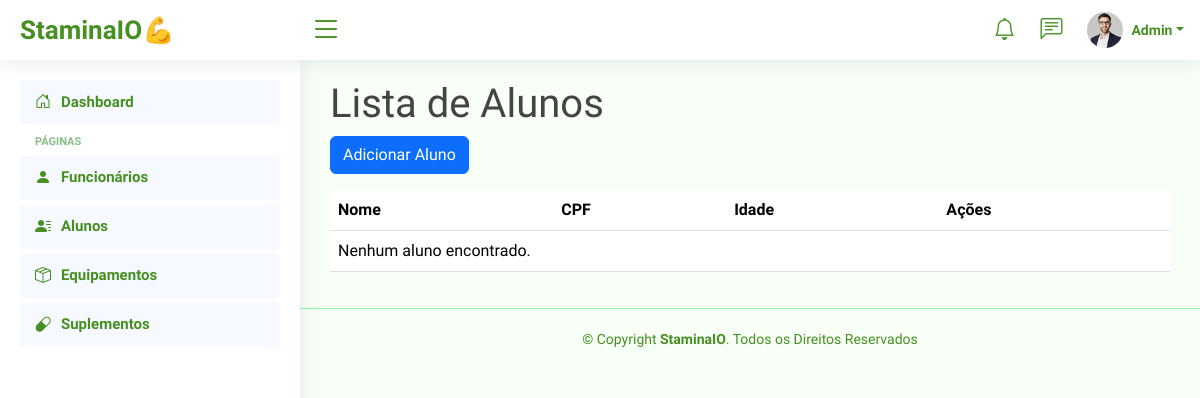
Page /dashboard/alunos/ on the earlier database version.
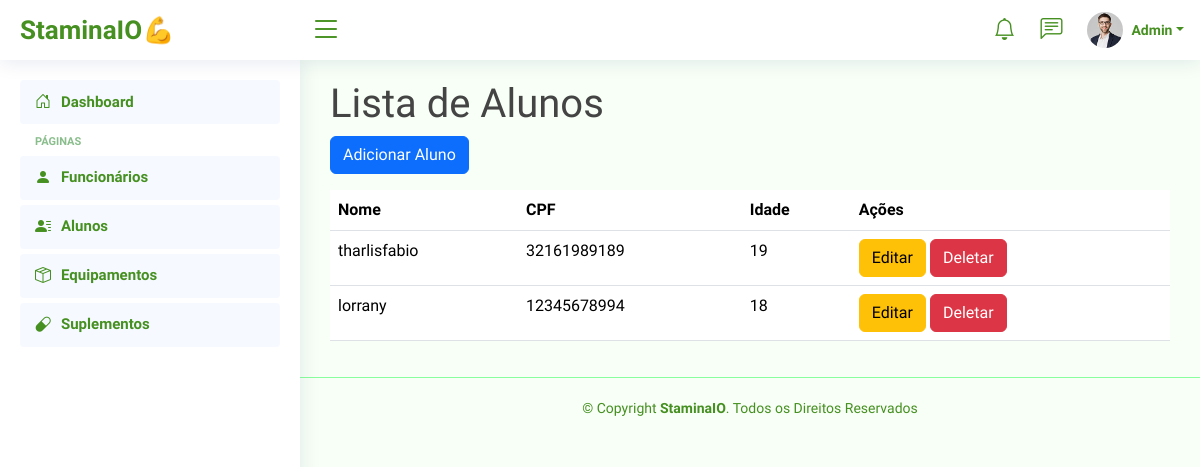
Same page on the later database version.
### pessoa/models.py (models this page shows, shortened)
class Pessoa(models.Model):
    nome = models.CharField(max_length=100)
    cpf = models.CharField(max_length=11, unique=True)
    idade = models.IntegerField()
    class Meta:
        abstract = True

class Aluno(Pessoa):
    peso = models.FloatField()
    endereco = models.CharField(max_length=255)
    status = models.BooleanField(default=True)
    telefone = models.CharField(max_length=15)
    altura = models.FloatField()
    plano = models.CharField(max_length=50)

### pessoa/views.py (the view)
# urls.py: path('alunos/', listar_alunos, name='lista_alunos'),
def listar_alunos(request):
    alunos = Aluno.objects.all()
    return render(request, 'pessoa/listar_alunos.html', {'alunos': alunos})

### templates/pessoa/listar_alunos.html (shortened to what this page needs)
{% extends '_base.html' %}
{% block content %}
    <h1>Lista de Alunos</h1>
    <a href="{% url 'pessoa:adicionar_aluno' %}" class="btn btn-primary">Adicionar Aluno</a>
    <table class="table aluno-table mt-3">
        <thead>
            <tr>
                <th>Nome</th>
                <th>CPF</th>
                <th>Idade</th>
                <th>Ações</th>
            </tr>
        </thead>
        <tbody>
            {% for aluno in alunos %}
            <tr>
                <td>{{ aluno.nome }}</td>
                <td>{{ aluno.cpf }}</td>
                <td>{{ aluno.idade }}</td>
                <td>
                    <a href="{% url 'pessoa:editar_aluno' aluno.pk %}" class="btn btn-warning">Editar</a>
                    <a href="{% url 'pessoa:deletar_aluno' aluno.pk %}" class="btn btn-danger">Deletar</a>
                </td>
            </tr>
            {% empty %}
            <tr>
                <td colspan="4">Nenhum aluno encontrado.</td>
            </tr>
            {% endfor %}
        </tbody>
    </table>
{% endblock %}

### templates/_base.html (shortened to what this page needs)
{% load static %}
<!DOCTYPE html>
<html lang="pt-br">
<head>
  <link rel="stylesheet" href="https://cdnjs.cloudflare.com/ajax/libs/font-awesome/6.0.0-beta3/css/all.min.css">
  <link href="https://cdn.jsdelivr.net/npm/bootstrap-icons@1.10.0/font/bootstrap-icons.css" rel="stylesheet">
  <link href="{% static 'vendor/bootstrap/css/bootstrap.min.css' %}" rel="stylesheet">
  <link href="{% static 'vendor/bootstrap-icons/bootstrap-icons.css' %}" rel="stylesheet">
  <link href="{% static 'vendor/boxicons/css/boxicons.min.css' %}" rel="stylesheet">
  <link href="{% static 'vendor/quill/quill.snow.css' %}" rel="stylesheet">
  <link href="{% static 'vendor/quill/quill.bubble.css' %}" rel="stylesheet">
  <link href="{% static 'vendor/remixicon/remixicon.css' %}" rel="stylesheet">
  <link href="{% static 'vendor/simple-datatables/style.css' %}" rel="stylesheet">
  <link href="{% static 'css/style.css' %}" rel="stylesheet">
  <link href="{% static 'css/custom.css' %}" rel="stylesheet">
</head>
<body>
    <header id="header" class="header fixed-top d-flex align-items-center">
      <div class="d-flex align-items-center justify-content-between">
        <a href="index.html" class="logo d-flex align-items-center">
            <span class="d-none d-lg-block">StaminaIO💪</span>
        </a>
        <i class="bi bi-list toggle-sidebar-btn"></i>
    </div>
      <nav class="header-nav ms-auto">
        <ul class="d-flex align-items-center">
          <li class="nav-item dropdown">
            <a class="nav-link nav-icon" href="#" data-bs-toggle="dropdown">
              <i class="bi bi-bell"></i>
            </a>
          </li>
          <li class="nav-item dropdown">
            <a class="nav-link nav-icon" href="#" data-bs-toggle="dropdown">
              <i class="bi bi-chat-left-text"></i>
            </a>
          </li>
          <li class="nav-item dropdown pe-3">
            <a class="nav-link nav-profile d-flex align-items-center pe-0" href="#" data-bs-toggle="dropdown">
              <img src="{% static 'img/profile-img.jpg' %}" alt="Profile" class="rounded-circle">
              <span class="d-none d-md-block dropdown-toggle ps-2">Admin</span>
            </a>
          </li>
        </ul>
      </nav>
    </header>
    {% include "_sidebar.html" %}
    <main id="main" class="main">
      {% block content %}
      {% endblock %}
    </main>
    <footer id="footer" class="footer">
      <div class="copyright">
        &copy; Copyright <strong><span>StaminaIO</span></strong>. Todos os Direitos Reservados
      </div>
    </footer>
  </body>
  </html>

### templates/_sidebar.html
{% load static %}
<aside id="sidebar" class="sidebar">
  <ul class="sidebar-nav" id="sidebar-nav">
    <li class="nav-item">
      <a class="nav-link {% if request.resolver_match.url_name == 'index' %}active{% endif %}" href="{% url 'index' %}">
        <i class="bi bi-house-door"></i>
        <span>Dashboard</span>
      </a>
    </li>
    <li class="nav-heading">Páginas</li>
    <li class="nav-item">
      <a class="nav-link {% if request.resolver_match.url_name == 'pessoa:listar_funcionarios' %}active{% endif %}" href="{% url 'pessoa:listar_funcionarios' %}">
        <i class="bi bi-person-fill"></i>
        <span>Funcionários</span>
      </a>
    </li>
    <li class="nav-item">
      <a class="nav-link {% if request.resolver_match.url_name == 'pessoa:listar_alunos' %}active{% endif %}" href="{% url 'pessoa:listar_alunos' %}">
        <i class="bi bi-person-lines-fill"></i>
        <span>Alunos</span>
      </a>
    </li>
    <li class="nav-item">
      <a class="nav-link {% if request.resolver_match.url_name == 'equipamento:listar_equipamentos' %}active{% endif %}" href="{% url 'equipamento:listar_equipamentos' %}">
        <i class="bi bi-box-seam"></i>
        <span>Equipamentos</span>
      </a>
    </li>
    <li class="nav-item">
      <a class="nav-link" href="">
        <i class="bi bi-capsule"></i>
        <span>Suplementos</span>
      </a>
    </li>
  </ul>
</aside>

### static/css/style.css (style rules this page uses)
:root { scroll-behavior: smooth; }
body { font-family: "Chakra Petch", sans-serif; background: #f7fff6; color: #444444; }
a { color: #459020; text-decoration: none; }
h1, h2, h3, h4, h5, h6 { font-family: "Chakra Petch", sans-serif; }
#main { margin-top: 60px; padding: 20px 30px; transition: all 0.3s; }
.logo { line-height: 1; }
@media (min-width: 1200px) { .logo { width: 280px; } }
.logo span { font-size: 26px; font-weight: 700; color: #459020; font-family: "Chakra Petch", sans-serif; }
.header { transition: all 0.5s; z-index: 997; height: 60px; box-shadow: 0px 2px 20px rgba(1, 41, 112, 0.1); background-color: #fff; padding-left: 20px; }
.header .toggle-sidebar-btn { font-size: 32px; padding-left: 10px; cursor: pointer; color: #459020; }
.header-nav ul { list-style: none; }
.header-nav>ul { margin: 0; padding: 0; }
.header-nav .nav-icon { font-size: 22px; color: #459020; margin-right: 25px; position: relative; }
.header-nav .nav-profile { color: #459020; }
.header-nav .nav-profile img { max-height: 36px; }
.header-nav .nav-profile span { font-size: 14px; font-weight: 600; }
.sidebar { position: fixed; top: 60px; left: 0; bottom: 0; width: 300px; z-index: 996; transition: all 0.3s; padding: 20px; overflow-y: auto; scrollbar-width: thin; scrollbar-color: #aecfaa transparent; box-shadow: 0px 0px 20px rgba(1, 41, 112, 0.1); background-color: #fff; }
@media (min-width: 1200px) { #main, #footer { margin-left: 300px; } }
.sidebar-nav { padding: 0; margin: 0; list-style: none; }
.sidebar-nav li { padding: 0; margin: 0; list-style: none; }
.sidebar-nav .nav-item { margin-bottom: 5px; }
.sidebar-nav .nav-heading { font-size: 11px; text-transform: uppercase; color: #89bd8b; font-weight: 600; margin: 10px 0 5px 15px; }
.sidebar-nav .nav-link { display: flex; align-items: center; font-size: 15px; font-weight: 600; color: #459020; transition: 0.3; background: #f6f9ff; padding: 10px 15px; border-radius: 4px; }
.sidebar-nav .nav-link i { font-size: 16px; margin-right: 10px; color: #459020; }
.footer { padding: 20px 0; font-size: 14px; transition: all 0.3s; border-top: 1px solid #8aff9d; }
.footer .copyright { text-align: center; color: #459020; }

Differences in the rows shown:
added Aluno: nome "tharlisfabio", cpf "32161989189", idade "19"
added Aluno: nome "lorrany", cpf "12345678994", idade "18"
Other differences:
text no longer shown: "Nenhum aluno encontrado."
